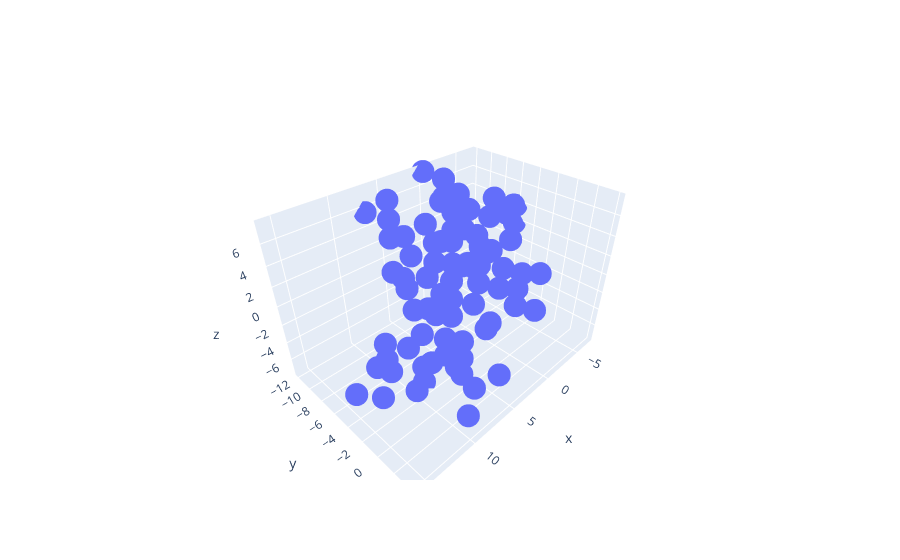

Notebook code for this chart:
### Code cell
import plotly.graph_objects as go
import numpy as np

# Helix equation

x, y, z = position_array[0:300,0],position_array[0:300,1],position_array[0:300,2]

fig = go.Figure(data=[go.Scatter3d(x=x, y=y, z=z,
                                   mode='markers')])
fig.show()
